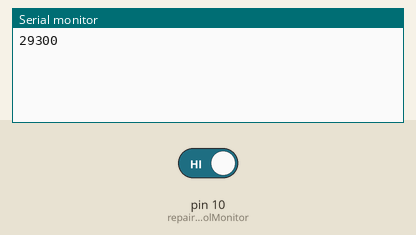
Simulated run of this sketch. Board: Arduino Uno, built with avr-gcc and run on an emulated ATmega328P. Shown: the last lines printed to the serial monitor. The test bench sets the inputs (shaded band); at power-on: pin 10 (repairToolMonitor) HIGH.

Above: at 5.8 s.
5.9 s: pin 10 (repairToolMonitor) driven LOW
At 7.1 s:
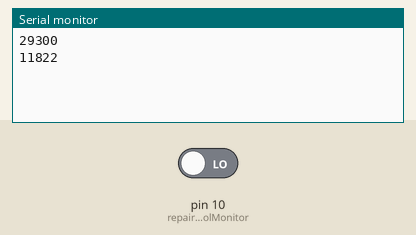
7.4 s: pin 10 (repairToolMonitor) driven HIGH
At 8.5 s:
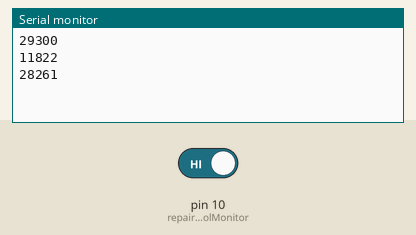
Timing chart, 0 to 10.4 s (numbered marks = the images above; inputs shaded):
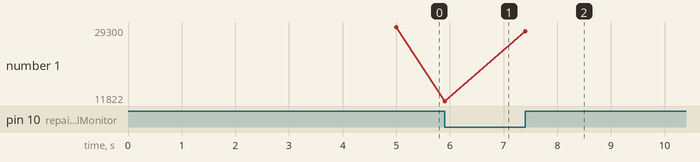

The sketch:

Repair_tool_test.ino
```cpp
/**
 * This will trigger the repair tool every 5 seconds. Including a 5 second delay on first startup.
 * Look for serial monitor messages as it starts, in progress, and finishes.
 * **/

const int repairToolTrigger = 9;
const int repairToolMonitor = 10;

int repairToolState = HIGH;
int repairToolLastState = HIGH;
bool repairInProgress = false;

void setup()
{
    Serial.begin(9600);

    pinMode(repairToolTrigger, OUTPUT);
    pinMode(repairToolMonitor, INPUT);
}

void loop()
{
    if (repairInProgress == false)
    {
        // wait 5 seconds before triggering
        delay(5000);

        triggerRepair(true);
        repairInProgress = true;
        Serial.println('Repair start');
    }
    else
    {
        checkRepairState();
        // if now its false then repair cycle must be done
        if (repairInProgress == false)
        {
            triggerRepair(false);
        }
    }
}

void triggerRepair(bool turnOn)
{
    if (turnOn == true)
    {
        digitalWrite(repairToolTrigger, HIGH);
    }
    else
    {
        digitalWrite(repairToolTrigger, LOW);
    }
}

void checkRepairState()
{
    int repairToolState = digitalRead(repairToolMonitor);
    if (repairToolState != repairToolLastState)
    {
        if (repairToolState == LOW)
        {
            Serial.println('Repairing...');
        }
        else
        {
            Serial.println('Repair done');
            repairInProgress = false;
        }
        // Delay a little bit to avoid bouncing
        delay(50);
    }

    repairToolLastState = repairToolState;
}
```

Measured:
- after the input at 5.9 s, the serial monitor: prints a new line at once (image 1)
- after the input at 7.4 s, the serial monitor: prints a new line at once (image 2)
- plotted number 1: 29300 → 11822 after the input at 5.9 s
